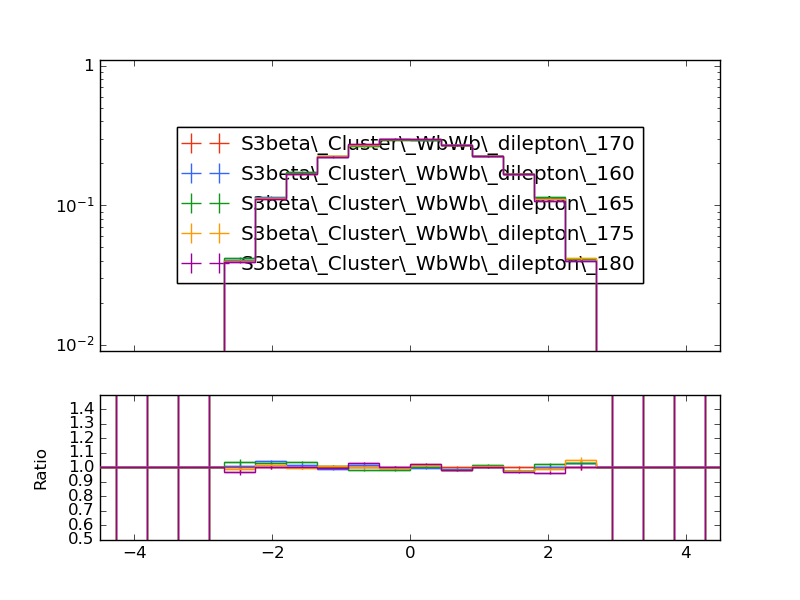

Python code for this plot:
#! /usr/bin/env python

# This Python script was auto-generated using YODA v2.0.1.
# Analysis object: /WbWb_dilepton/el_eta_presel
# Timestamp: 27-02-2025 (11:02:16)

import matplotlib as mpl
import matplotlib.pyplot as plt
mpl.use('Agg') # comment out for interactive use
import os
import numpy as np

plotDir = os.path.split(os.path.realpath(__file__))[0]
if 'YODA_USER_PLOT_PATH' in globals():
    plot_outdir = globals()['YODA_USER_PLOT_PATH']
else:
    plot_outdir = plotDir

#plot style
plt.style.use(os.path.join(plotDir, '../default.mplstyle'))

plt.rcParams['text.usetex'] = False
plt.style.use(['classic'])
plt.rc('font', family='DejaVu Sans')
# plot metadata
figW, figH = plt.rcParams['figure.figsize']
ax_xLabel = r''
ax_yLabel = r''
ax_title  = r''
ax_xScale = 'linear'
ax_yScale = 'log'
xLims = (-4.5, 4.5)
yLims = (0.009000000000000001, 1.1)

# TeX-friendly labels for the legend
labels = {
    'legend' : ([ r"S3beta\_Cluster\_WbWb\_dilepton\_170", r"S3beta\_Cluster\_WbWb\_dilepton\_160", r"S3beta\_Cluster\_WbWb\_dilepton\_165", r"S3beta\_Cluster\_WbWb\_dilepton\_175", r"S3beta\_Cluster\_WbWb\_dilepton\_180" ], r""),
}

# Adjust canvas width and height
canvasW = 10.0
canvasH = 9.0
figW *= canvasW/10.
figH *= canvasH/9.

# Create figure and axis objects
fig, (ax, ratio0_ax) = plt.subplots(2, 1, sharex=True,
                  figsize=(figW,figH), gridspec_kw={'height_ratios': (6.0, 3.0)})

# Set figure margins
plt.subplots_adjust(
    left   = 1.0 * plt.rcParams['figure.subplot.left'],
    right  = 1.0 * plt.rcParams['figure.subplot.right'],
    top    = 1.0 * plt.rcParams['figure.subplot.top'],
    bottom = 1.0 * plt.rcParams['figure.subplot.bottom'])

ratio0_ax.yaxis.set_major_locator(mpl.ticker.MultipleLocator(0.1))
ratio0_ax.set_ylim(0.5, 1.4999)
ratio0_ax.set_ylabel('Ratio')

# the numerical data is stored in a separate file
dataf = dict()
prefix = os.path.split(__file__)[0]
if prefix:    prefix = prefix + '/'
exec(open(prefix+'el_eta_presel__data.py').read(), dataf)


legend_handles = dict() # keep track of handles for the legend

# style options for curves
# starts at zorder>=5 to draw curve on top of legend
styles = {
  'S3beta_Cluster_WbWb_dilepton_170.yoda.gz': {
    'color' : '#EE3311',
    'linestyle' : '-',
    'linewidth' : 1,
    'marker' : 'none',
    'markersize' : 2,
    'capsize' : 0.0,
    'zorder' : 5,
    'histstyle' : 1,
    'drawstyle' : 'steps-pre',
    'xerrorbars' : 1,
    'yerrorbars' : 1,
    'fillcolor' : None,
    'fillopacity' : 1.0,
    'ratio0_linestyle' : '-',
    'ratio0_linewidth' : 1,
    'ratio0_marker' : 'none',
    'ratio0_markersize' : 2,
    'ratio0_capsize' : 0.0,
    'ratio0_zorder' : 5,
    'ratio0_histstyle' : 1,
    'ratio0_drawstyle' : 'steps-pre',
    'ratio0_xerrorbars' : 1,
    'ratio0_yerrorbars' : 1,
  },
  'S3beta_Cluster_WbWb_dilepton_160.yoda.gz': {
    'color' : '#3366FF',
    'linestyle' : '-',
    'linewidth' : 1,
    'marker' : 'none',
    'markersize' : 2,
    'capsize' : 0.0,
    'zorder' : 6,
    'histstyle' : 1,
    'drawstyle' : 'steps-pre',
    'xerrorbars' : 1,
    'yerrorbars' : 1,
    'fillcolor' : None,
    'fillopacity' : 1.0,
    'ratio0_linestyle' : '-',
    'ratio0_linewidth' : 1,
    'ratio0_marker' : 'none',
    'ratio0_markersize' : 2,
    'ratio0_capsize' : 0.0,
    'ratio0_zorder' : 6,
    'ratio0_histstyle' : 1,
    'ratio0_drawstyle' : 'steps-pre',
    'ratio0_xerrorbars' : 1,
    'ratio0_yerrorbars' : 1,
  },
  'S3beta_Cluster_WbWb_dilepton_165.yoda.gz': {
    'color' : '#109618',
    'linestyle' : '-',
    'linewidth' : 1,
    'marker' : 'none',
    'markersize' : 2,
    'capsize' : 0.0,
    'zorder' : 7,
    'histstyle' : 1,
    'drawstyle' : 'steps-pre',
    'xerrorbars' : 1,
    'yerrorbars' : 1,
    'fillcolor' : None,
    'fillopacity' : 1.0,
    'ratio0_linestyle' : '-',
    'ratio0_linewidth' : 1,
    'ratio0_marker' : 'none',
    'ratio0_markersize' : 2,
    'ratio0_capsize' : 0.0,
    'ratio0_zorder' : 7,
    'ratio0_histstyle' : 1,
    'ratio0_drawstyle' : 'steps-pre',
    'ratio0_xerrorbars' : 1,
    'ratio0_yerrorbars' : 1,
  },
  'S3beta_Cluster_WbWb_dilepton_175.yoda.gz': {
    'color' : '#FF9900',
    'linestyle' : '-',
    'linewidth' : 1,
    'marker' : 'none',
    'markersize' : 2,
    'capsize' : 0.0,
    'zorder' : 8,
    'histstyle' : 1,
    'drawstyle' : 'steps-pre',
    'xerrorbars' : 1,
    'yerrorbars' : 1,
    'fillcolor' : None,
    'fillopacity' : 1.0,
    'ratio0_linestyle' : '-',
    'ratio0_linewidth' : 1,
    'ratio0_marker' : 'none',
    'ratio0_markersize' : 2,
    'ratio0_capsize' : 0.0,
    'ratio0_zorder' : 8,
    'ratio0_histstyle' : 1,
    'ratio0_drawstyle' : 'steps-pre',
    'ratio0_xerrorbars' : 1,
    'ratio0_yerrorbars' : 1,
  },
  'S3beta_Cluster_WbWb_dilepton_180.yoda.gz': {
    'color' : '#990099',
    'linestyle' : '-',
    'linewidth' : 1,
    'marker' : 'none',
    'markersize' : 2,
    'capsize' : 0.0,
    'zorder' : 9,
    'histstyle' : 1,
    'drawstyle' : 'steps-pre',
    'xerrorbars' : 1,
    'yerrorbars' : 1,
    'fillcolor' : None,
    'fillopacity' : 1.0,
    'ratio0_linestyle' : '-',
    'ratio0_linewidth' : 1,
    'ratio0_marker' : 'none',
    'ratio0_markersize' : 2,
    'ratio0_capsize' : 0.0,
    'ratio0_zorder' : 9,
    'ratio0_histstyle' : 1,
    'ratio0_drawstyle' : 'steps-pre',
    'ratio0_xerrorbars' : 1,
    'ratio0_yerrorbars' : 1,
  },
}

# curve from input yoda files in main panel
for label, yvals in dataf['yvals'].items():
    if all(np.isnan(v) for v in dataf['yvals'][label]):
        continue
    tmp = None
    if styles[label]['histstyle']: # draw as histogram
        xpos = dataf['xedges'][label] if styles[label]['drawstyle'] else dataf['xpoints'][label]
        ypos = np.insert(yvals, 0, yvals[0]) if styles[label]['drawstyle'] else yvals
        if styles[label]['fillcolor']: # fill area below curve
            ax.fill_between(xpos, ypos, step='pre',
                            color=styles[label]['fillcolor'],
                            alpha=styles[label]['fillopacity'])
        tmp, = ax.plot(xpos, ypos,
                       color=styles[label]['color'],
                       linestyle=styles[label]['linestyle'],
                       linewidth=styles[label]['linewidth'],
                       drawstyle=styles[label]['drawstyle'], solid_joinstyle='miter',
                       zorder=styles[label]['zorder'], label=label)
    tmp = ax.errorbar(dataf['xpoints'][label], yvals,
                      xerr=np.array(dataf['xerrs'][label])*styles[label]['xerrorbars'],
                      yerr=np.array(dataf['yerrs'][label])*styles[label]['yerrorbars'],
                      fmt=styles[label]['marker'], capsize=styles[label]['capsize'],
                      markersize=styles[label]['markersize'],
                      ecolor=styles[label]['color'],
                      color=styles[label]['color'], zorder=styles[label]['zorder'])
    tmp[-1][0].set_linestyle(styles[label]['linestyle'])
    tmp[-1][0].set_linewidth(styles[label]['linewidth'])
    if label in dataf['add_legend_handle']:  legend_handles[label] = tmp
    for varLabel in dataf['variation_yvals'].keys():
        if varLabel.startswith(label):
            tmp, = ax.plot(dataf['xedges'][label], dataf['variation_yvals'][varLabel],
                           color=styles[label]['color'],
                           linestyle=styles[label]['linestyle'],
                           linewidth=styles[label]['linewidth'],
                           drawstyle='steps-pre', solid_joinstyle='miter',
                           zorder=styles[label]['zorder'], alpha=0.5)


# plots on ratio panel
# curve from input yoda files in ratio panel
for label, yvals in dataf['ratio0_yvals'].items():
    if all(np.isnan(v) for v in yvals):
        continue
    if styles[label]['ratio0_histstyle']: # plot as histogram
        xpos = dataf['xedges']['S3beta_Cluster_WbWb_dilepton_170.yoda.gz'] if styles[label]['ratio0_drawstyle'] else dataf['xpoints']['S3beta_Cluster_WbWb_dilepton_170.yoda.gz']
        ypos = np.insert(yvals, 0, yvals[0]) if styles[label]['ratio0_drawstyle'] else yvals
        ratio0_ax.plot(xpos, ypos,
                       color=styles[label]['color'],
                       linewidth=styles[label]['linewidth'],
                       linestyle=styles[label]['ratio0_linestyle'],
                       drawstyle=styles[label]['ratio0_drawstyle'], zorder=styles[label]['zorder'],
                       solid_joinstyle='miter')
    tmp = ratio0_ax.errorbar(dataf['xpoints']['S3beta_Cluster_WbWb_dilepton_170.yoda.gz'], yvals,
                             xerr=np.array(dataf['ref_xerrs'])*styles[label]['ratio0_xerrorbars'],
                             yerr=np.array(dataf['ratio0_yerrs'][label])*styles[label]['ratio0_yerrorbars'],
                             fmt=styles[label]['ratio0_marker'], capsize=styles[label]['ratio0_capsize'],
                             markersize=styles[label]['ratio0_markersize'],
                             ecolor=styles[label]['color'],
                             color=styles[label]['color'])
    tmp[-1][0].set_linestyle(styles[label]['ratio0_linestyle'])
    tmp[-1][0].set_linewidth(styles[label]['ratio0_linewidth'])

    for varlabel in dataf['ratio0_variation_vals'].keys():
        if varlabel.startswith(label):
            ratio0_ax.plot(dataf['xedges']['S3beta_Cluster_WbWb_dilepton_170.yoda.gz'],
                            dataf['ratio0_variation_vals'][varlabel],
                            color=styles[label]['color'],
                            linestyle=styles[label]['linestyle'],
                            linewidth=styles[label]['linewidth'],
                            drawstyle='steps-pre', solid_joinstyle='miter',
                            zorder=1, alpha=0.5)

legend_items = list(legend_handles.values())
ax.add_artist(ax.legend(legend_items,
                        labels['legend'][0],
                        title=labels['legend'][1],
                        alignment='left',
                        loc='center',
                        bbox_to_anchor=(0.5, 0.5)))

# set plot metadata as defined above
ratio0_ax.set_xlabel(ax_xLabel)
ratio0_ax.xaxis.set_label_coords(1., -0.15)
ax.set_ylabel(ax_yLabel, ha='right', va='top')
ax.yaxis.set_label_coords(-0.11, 1.0)
ax.set_title(ax_title, loc='left')
ax.set_xscale(ax_xScale)
ax.set_yscale(ax_yScale)
ax.set_xlim(xLims)
ax.set_ylim(yLims)

# tick formatting
plt.rcParams['xtick.top'] = True
plt.rcParams['ytick.right'] = True
ax.yaxis.set_major_locator(mpl.ticker.LogLocator(base=10.0, numticks=np.inf))
ax.yaxis.set_minor_locator(mpl.ticker.LogLocator(
                           base=10.0, subs=np.arange(0.1, 1, 0.1), numticks=np.inf))
fig.align_ylabels((ax, ratio0_ax))
plt.savefig(os.path.join(plot_outdir, 'el_eta_presel.pdf'), format='PDF')
plt.savefig(os.path.join(plot_outdir, 'el_eta_presel.png'), format='PNG')

plt.close(fig)
